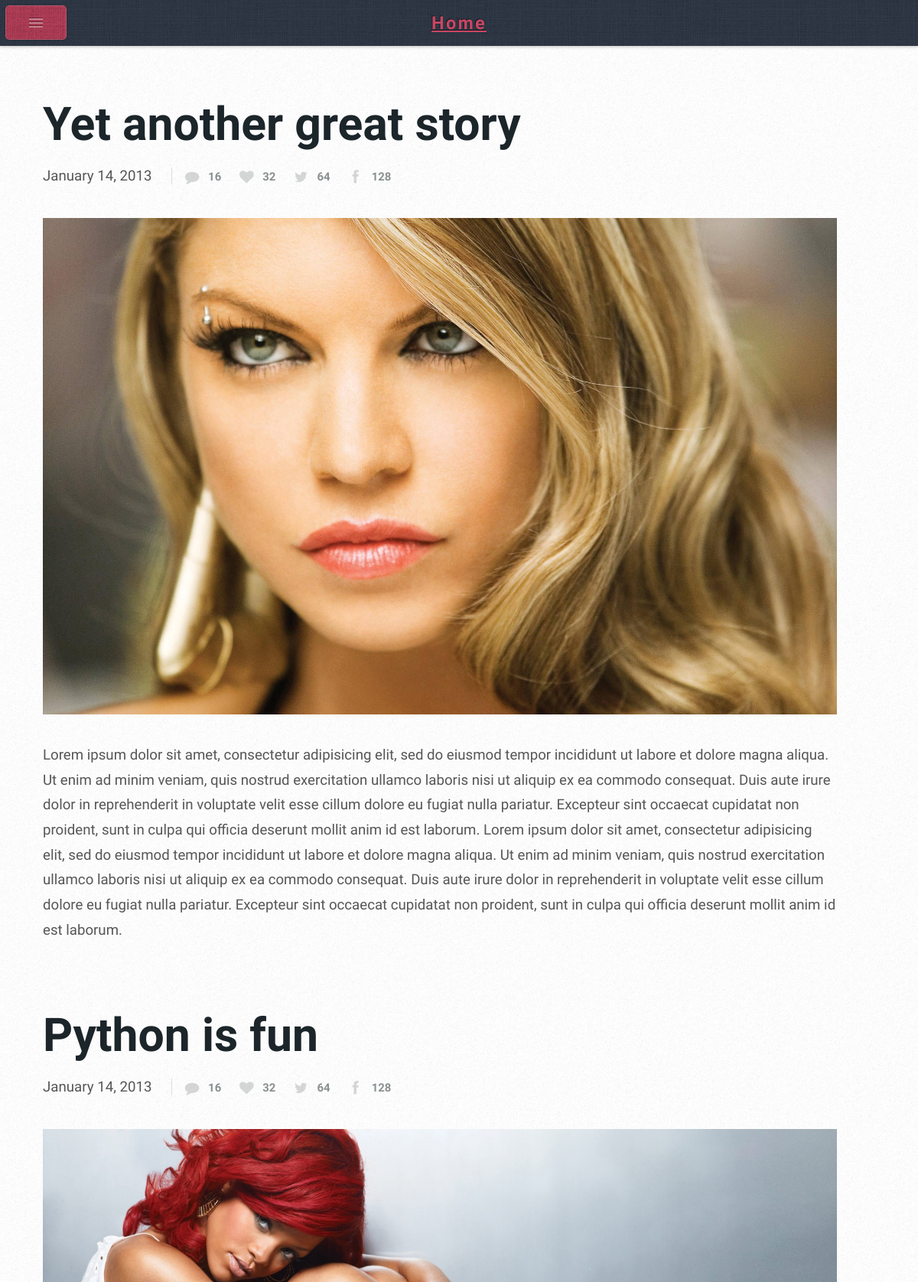
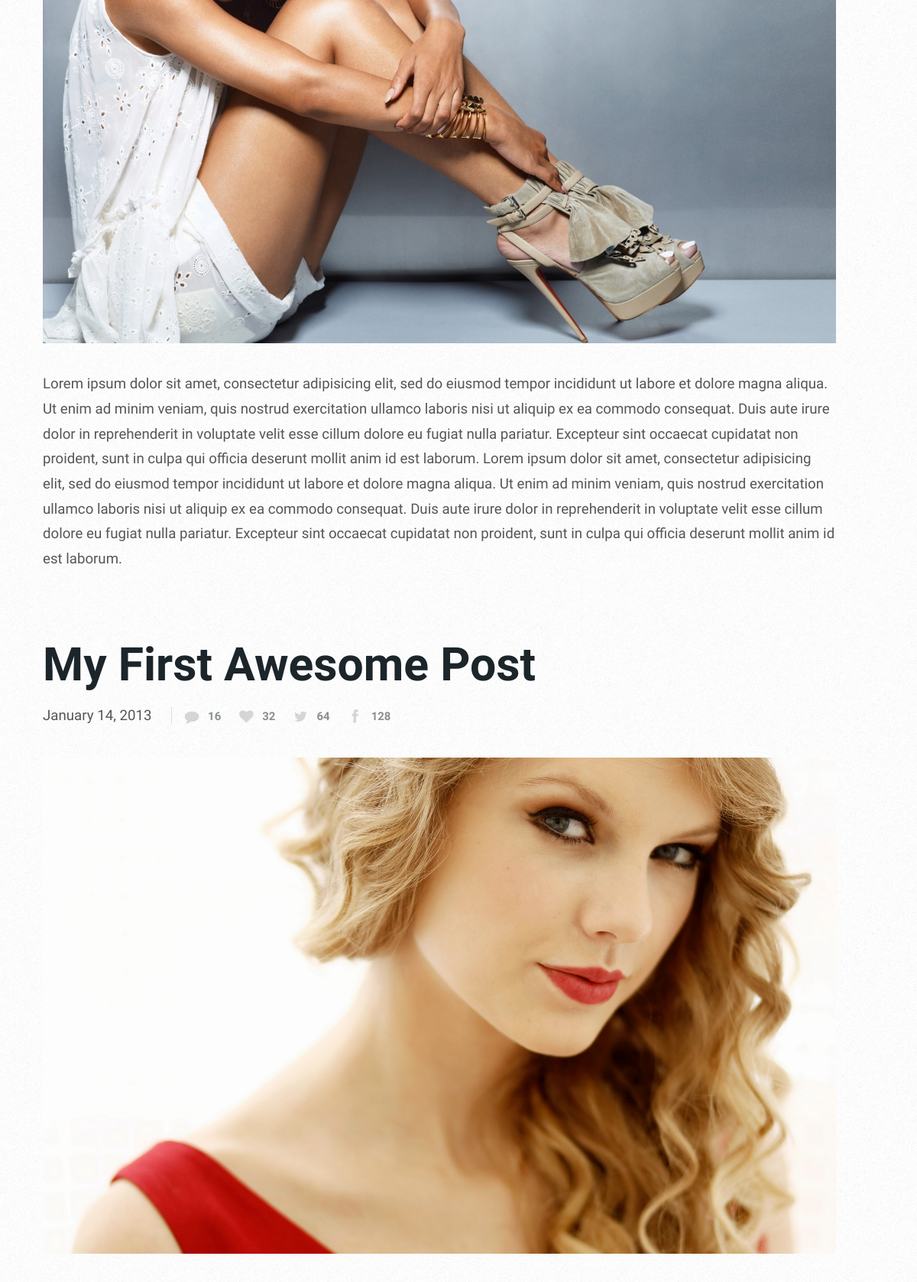
Screenshot of /blog/ (upper part) with the database file from the repository (2 pictures, top to bottom).
### blog/models.py (models this page shows, shortened)
class Post(models.Model):
    STATUS = ((0, 'draft'), (1, 'published'))
    title = models.CharField(max_length=200, verbose_name=_(u'Title'))
    slug = models.SlugField(blank=True, verbose_name=_(u'Slug'))
    post_image = models.ImageField(upload_to=get_upload_file_name, default="", blank=True, null = True)
    author = models.ForeignKey(User)
    body = models.TextField(blank=True, null=True,
                            verbose_name=_(u'Body'))
    status = models.IntegerField(choices=STATUS)
    allow_comments = models.BooleanField(default=True,
                                         verbose_name=_(u'Allow Comments'))
    pub_date = models.DateTimeField(default=datetime.today,
                                    verbose_name=_(u'Publish'))
    created_at = models.DateTimeField(auto_now_add=True,
                                      verbose_name=_(u'Created At'))
    updated_at = models.DateTimeField(auto_now=True,
                                      verbose_name=_(u'Updated At'))
    tags = TagField()
    comments_count = models.IntegerField(default=0,
                                         verbose_name=_(u'Comments Count'))
    class Meta:
        verbose_name = _('Post')
        verbose_name_plural = _('Posts')
        ordering = ('-pub_date',)
        get_latest_by = 'updated_at'
    @models.permalink
    def get_absolute_url(self):
        return ('post_detail', (),
                {'year': self.pub_date.strftime('%Y'),
                 'month': self.pub_date.strftime('%b').lower(),
                 'day': self.pub_date.strftime('%d'),
                 'slug': self.slug})

### blog/views.py (the view)
class PostListView(ListView):
    queryset = Post.objects.order_by('-pub_date')
    template_name = 'blog/display_object_list.html'

### blog/templates/blog/display_object_list.html (shortened to what this page needs)
{% extends "_layout/base.html" %}
{% block content %}
	<div id="content">
		<div id="content-inner">
			{% for post in object_list %}
				<article class="is-post is-post-excerpt">
					<header>
						<h2><a href="{{post.get_absolute_url}}">{{post.title}}</a></h2>
					</header>
					<div class="info">
						<span class="date"><span class="month">Jan<span>uary</span></span> <span class="day">14</span><span class="year">, 2013</span></span>
						<ul class="stats">
							<li><a href="#" class="fa fa-comment">16</a></li>
							<li><a href="#" class="fa fa-heart">32</a></li>
							<li><a href="#" class="fa fa-twitter">64</a></li>
							<li><a href="#" class="fa fa-facebook">128</a></li>
						</ul>
					</div>
					{% if post.post_image %}
					<a href="#" class="image image-full"><img src="/static/{{post.post_image.url}}" alt="" /></a>
					{% endif %}
					<p>
						{{post.body}}
					</p>
				</article>
			{% endfor %}
		</div>
	</div>
{% endblock content %}

### templates/_layout/base.html (shortened to what this page needs)
<!DOCTYPE HTML>
<html>
	<head>
	</head>
	<body class="left-sidebar">
			<div id="wrapper">
				{% block content %}
				{% endblock content %}
					<div id="sidebar">
							<div id="logo">
								<h1><a href="/blog">Home</a></h1>
							</div>
					</div>
			</div>
	</body>
</html>

### static/css/style.css (style rules this page uses)
* { -moz-box-sizing: border-box; -webkit-box-sizing: border-box; -o-box-sizing: border-box; -ms-box-sizing: border-box; box-sizing: border-box; }
body, input, textarea { font-family: 'Source Sans Pro', sans-serif; font-weight: 400; color: #565656; }
body { background-color: #e8e8e8; background-image: url('images/bg2.png'); }
a { color: #c94663; }
h2,h3,h4,h5,h6 { font-family: 'Open Sans Condensed', sans-serif; font-weight: 700; color: #1b252a; }
h2 a, h4 a, h5 a, h6 a { text-decoration: none; color: inherit; }
header { margin: 0 0 2em 0; }
p, ul, ol, dl, table { margin-bottom: 1em; }
section, article { margin-bottom: 3em; }
section > :last-child, article > :last-child { margin-bottom: 0; }
.image { display: inline-block; }
.image img { display: block; width: 100%; }
.image-full { display: block; width: 100%; margin: 0 0 2em 0; }
.fa { text-decoration: none; }
.fa:before { display:inline-block; font-family: FontAwesome; font-size: 1.25em; text-decoration: none; font-style: normal; font-weight: normal; line-height: 1; -webkit-font-smoothing:antialiased; -moz-osx-font-smoothing:grayscale; }
.fa-heart:before { content:"\f004" }
.fa-comment:before { content:"\f075" }
.fa-twitter:before { content:"\f099" }
.fa-facebook:before { content:"\f09a" }
.is-post { position: relative; }
.is-post .info .stats { margin: 0; }
.is-post .info .stats a { font-size: 0.8em; text-decoration: none; color: #1b252a; font-weight: 700; }
#wrapper { position: relative; }
#sidebar { color: #929da4; text-shadow: -1px -1px 0px rgba(0,0,0,0.5); }
#sidebar a { color: #d4dde0; }
#content { position: relative; background-color: #fff; }
#content:after { content: ''; display: block; position: absolute; left: 0; top: 0; width: 100%; height: 100%; background-image: url('images/bg2.png'); opacity: 0.5; }
#content-inner { position: relative; z-index: 1; }

### static/css/style-desktop.css (style rules this page uses)
body { line-height: 1.75em; height: 100%; }
h2 { font-size: 1.2em; }
.is-post .info .stats li a { border-radius: 0.4em; opacity: 0.5; -moz-transition: opacity .25s ease-in-out, background-color .25s ease-in-out; -webkit-transition: opacity .25s ease-in-out, background-color .25s ease-in-out; -o-transition: opacity .25s ease-in-out, background-color .25s ease-in-out; -ms-transition: opacity .25s ease-in-out, background-color .25s ease-in-out; transition: opacity .25s ease-in-out, background-color .25s ease-in-out; }
#logo { background-color: #c94663; background-image: url('images/bg1.png'); padding: 1.75em 0.5em 1.75em 0.5em; border-radius: 0.4em; text-align: center; box-shadow: inset 0px 0px 0px 1px rgba(255,255,255,0.15), 0 0.025em 0.15em 0em rgba(0,0,0,0.25); }
#logo h1 { font-family: 'Open Sans Condensed', sans-serif; font-weight: 700; color: #fff; font-size: 2em; letter-spacing: 0.1em; }
#content { box-shadow: 0 0 0.25em 0em rgba(0,0,0,0.25); }
#content-inner { max-width: 1038px; }
#sidebar { position: absolute; top: 0; padding: 3em 1.35em 1em 1.15em; width: 14em; background: #364050 url('images/bg1.png'); box-shadow: inset -0.1em 0em 0.35em 0em rgba(0,0,0,0.15); }
body.left-sidebar #sidebar { left: 0; }

### static/css/style-narrow.css (style rules this page uses)
body { min-width: 1000px; }
body { font-size: 11pt; }
.is-post h2 { font-size: 3.25em; line-height: 1.25em; }
.is-post header { padding: 1.5em 0 0 0; margin: 0 0 3em 0; }
.is-post .info { width: 100%; padding: 1em 0 0 0; position: relative; top: -2em; }
.is-post .info .date { display: inline; }
.is-post .info .stats { display: inline; border-left: solid 1px #ddd; margin-left: 1.15em; padding-left: 0.25em; }
.is-post .info .stats li { display: inline-block; margin-left: 0.25em; }
.is-post .info .stats li a { display: inline-block; padding-right: 0.5em; }
.is-post .info .stats li a:before { position: relative; width: 1.75em; text-align: center; margin-right: 0.25em; opacity: 0.35; top: 0.1em; }
#content { padding: 2em 3em 6em 3em; }
body.left-sidebar #content { margin-left: 14em; }

### static/css/style-narrower.css (style rules this page uses)
body { min-width: 641px; font-size: 14pt; }
#logo { display: none; }
#content { margin-top: 60px; }
body.left-sidebar #content { margin-left: 0; }
#sidebar { width: auto; background: none; padding: 30px 20px 30px 20px; }

### rows the page displays
Post: title "Yet another great story", post_image (picture), body "Lorem ipsum dolor sit amet, consectetur adipisicing elit, sed do eiusmod tempor incididunt ut labore et dolore magna aliqua. Ut enim ad minim veniam, quis nostrud exercitation ullamco laboris nisi ut aliquip ex ea commodo consequat. Duis aute irure dolor in reprehenderit in voluptate velit esse cillum dolore eu fugiat nulla pariatur. Excepteur sint occaecat cupidatat non proident, sunt in culpa qui officia deserunt mollit anim id est laborum. Lorem ipsum dolor sit amet, consectetur adipisicing elit, sed do eiusmod tempor incididunt ut labore et dolore magna aliqua. Ut enim ad minim veniam, quis nostrud exercitation ullamco laboris nisi ut aliquip ex ea commodo consequat. Duis aute irure…"
Post: title "Python is fun", post_image (picture), body "Lorem ipsum dolor sit amet, consectetur adipisicing elit, sed do eiusmod tempor incididunt ut labore et dolore magna aliqua. Ut enim ad minim veniam, quis nostrud exercitation ullamco laboris nisi ut aliquip ex ea commodo consequat. Duis aute irure dolor in reprehenderit in voluptate velit esse cillum dolore eu fugiat nulla pariatur. Excepteur sint occaecat cupidatat non proident, sunt in culpa qui officia deserunt mollit anim id est laborum. Lorem ipsum dolor sit amet, consectetur adipisicing elit, sed do eiusmod tempor incididunt ut labore et dolore magna aliqua. Ut enim ad minim veniam, quis nostrud exercitation ullamco laboris nisi ut aliquip ex ea commodo consequat. Duis aute irure…"
Post: title "My First Awesome Post", post_image (picture)
